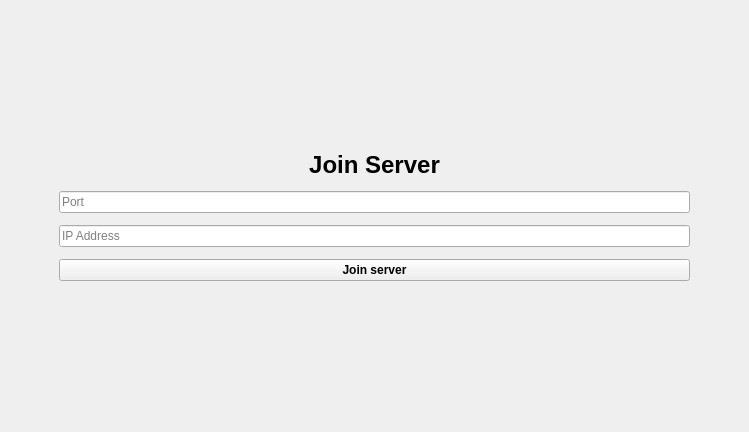
<?xml version="1.0" encoding="UTF-8"?>
<ui version="4.0">
 <class>Widget</class>
 <widget class="QWidget" name="Widget">
  <property name="geometry">
   <rect>
    <x>0</x>
    <y>0</y>
    <width>749</width>
    <height>432</height>
   </rect>
  </property>
  <property name="sizePolicy">
   <sizepolicy hsizetype="Fixed" vsizetype="Expanding">
    <horstretch>0</horstretch>
    <verstretch>0</verstretch>
   </sizepolicy>
  </property>
  <property name="windowTitle">
   <string>Widget</string>
  </property>
  <layout class="QHBoxLayout" name="horizontalLayout">
   <property name="spacing">
    <number>12</number>
   </property>
   <item>
    <spacer name="horizontalSpacer">
     <property name="orientation">
      <enum>Qt::Horizontal</enum>
     </property>
     <property name="sizeHint" stdset="0">
      <size>
       <width>40</width>
       <height>20</height>
      </size>
     </property>
    </spacer>
   </item>
   <item>
    <layout class="QVBoxLayout" name="verticalLayout">
     <item>
      <spacer name="verticalSpacer_2">
       <property name="orientation">
        <enum>Qt::Vertical</enum>
       </property>
       <property name="sizeHint" stdset="0">
        <size>
         <width>20</width>
         <height>40</height>
        </size>
       </property>
      </spacer>
     </item>
     <item>
      <widget class="QLabel" name="label">
       <property name="font">
        <font>
         <pointsize>18</pointsize>
         <weight>75</weight>
         <bold>true</bold>
         <stylestrategy>PreferAntialias</stylestrategy>
        </font>
       </property>
       <property name="text">
        <string>Join Server</string>
       </property>
       <property name="alignment">
        <set>Qt::AlignCenter</set>
       </property>
      </widget>
     </item>
     <item>
      <widget class="QLineEdit" name="lineEdit">
       <property name="sizePolicy">
        <sizepolicy hsizetype="Minimum" vsizetype="Minimum">
         <horstretch>0</horstretch>
         <verstretch>0</verstretch>
        </sizepolicy>
       </property>
       <property name="minimumSize">
        <size>
         <width>631</width>
         <height>0</height>
        </size>
       </property>
       <property name="placeholderText">
        <string>Port</string>
       </property>
      </widget>
     </item>
     <item>
      <widget class="QLineEdit" name="lineEdit_2">
       <property name="sizePolicy">
        <sizepolicy hsizetype="Minimum" vsizetype="Minimum">
         <horstretch>0</horstretch>
         <verstretch>0</verstretch>
        </sizepolicy>
       </property>
       <property name="placeholderText">
        <string>IP Address</string>
       </property>
      </widget>
     </item>
     <item>
      <widget class="QPushButton" name="pushButton">
       <property name="sizePolicy">
        <sizepolicy hsizetype="Minimum" vsizetype="Minimum">
         <horstretch>0</horstretch>
         <verstretch>0</verstretch>
        </sizepolicy>
       </property>
       <property name="font">
        <font>
         <weight>75</weight>
         <bold>true</bold>
        </font>
       </property>
       <property name="text">
        <string>Join server</string>
       </property>
      </widget>
     </item>
     <item>
      <spacer name="verticalSpacer">
       <property name="orientation">
        <enum>Qt::Vertical</enum>
       </property>
       <property name="sizeHint" stdset="0">
        <size>
         <width>20</width>
         <height>40</height>
        </size>
       </property>
      </spacer>
     </item>
    </layout>
   </item>
   <item>
    <spacer name="horizontalSpacer_2">
     <property name="orientation">
      <enum>Qt::Horizontal</enum>
     </property>
     <property name="sizeHint" stdset="0">
      <size>
       <width>40</width>
       <height>20</height>
      </size>
     </property>
    </spacer>
   </item>
  </layout>
 </widget>
 <resources/>
 <connections/>
</ui>
